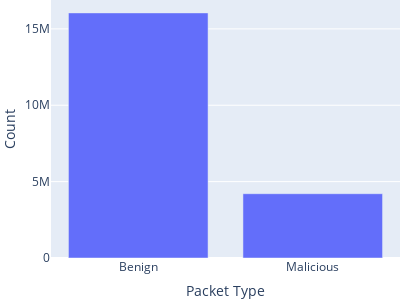

The notebook cell saved with this chart:
### Code cell
total_benign = df_total_100_combine['Benign'].sum()
total_malicious = sum(Y)
tdf = pd.DataFrame([{'Packet':'Benign', 'Number':total_benign},{'Packet':'Malicious', 'Number': total_malicious}])
fig = px.bar(tdf, x = 'Packet', y = 'Number')
fig.update_layout(margin=dict(l=0, r=0, t=0, b=0), width=400, height=300,xaxis_title="Packet Type", yaxis_title="Count")
fig.show()

### Figure 1 — Plotly figure (JSON) as saved in the notebook; plotly's stock layout.template omitted (floating-point values rounded to 4 significant figures)
{"data": [{"alignmentgroup": "True", "hovertemplate": "Packet=%{x}<br>Number=%{y}<extra></extra>", "legendgroup": "", "marker": {"color": "#636efa", "pattern": {"shape": ""}}, "name": "", "offsetgroup": "", "orientation": "v", "showlegend": false, "textposition": "auto", "type": "bar", "x": ["Benign", "Malicious"], "xaxis": "x", "y": [16044694, 4208758], "yaxis": "y"}], "layout": {"barmode": "relative", "height": 300, "legend": {"tracegroupgap": 0}, "margin": {"b": 0, "l": 0, "r": 0, "t": 0}, "width": 400, "xaxis": {"anchor": "y", "domain": [0, 1], "title": {"text": "Packet Type"}}, "yaxis": {"anchor": "x", "domain": [0, 1], "title": {"text": "Count"}}}}
